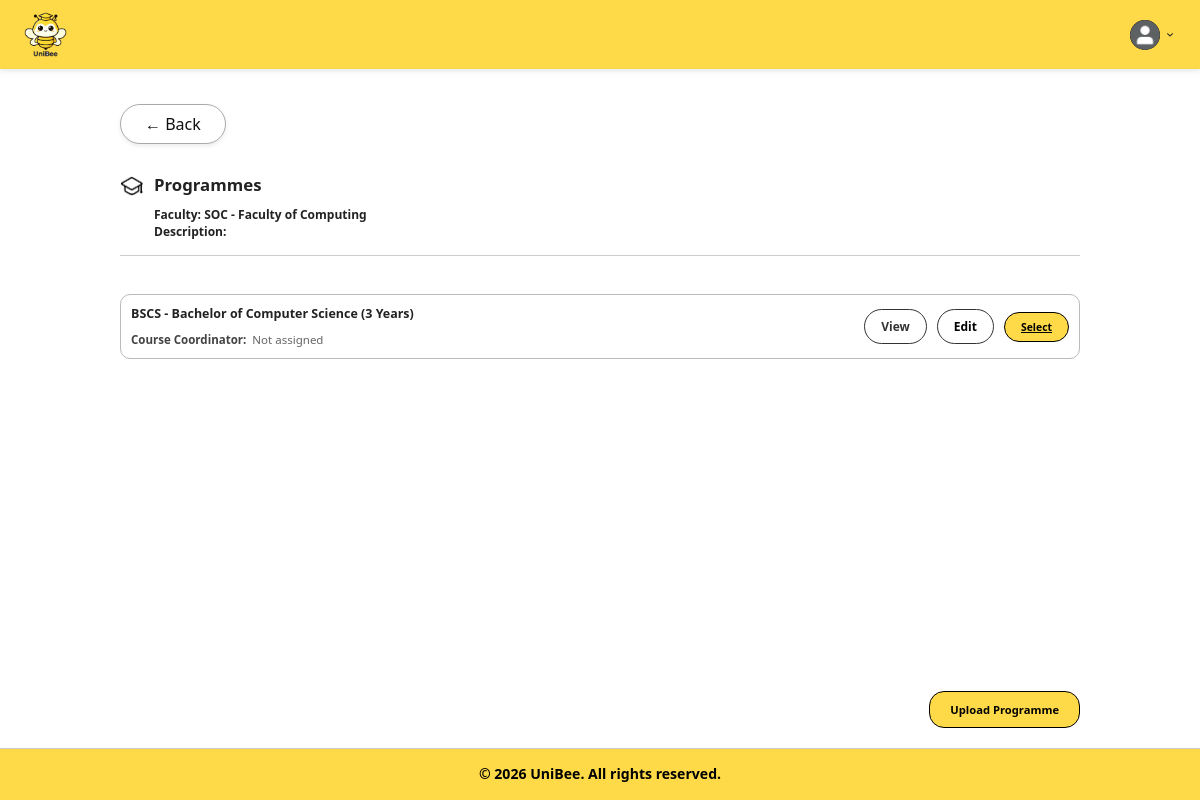
Screenshot of /boundary/uploadProgrammeListPage.php?facultyId=1 (signed in) with the database file from the repository.
### tables this page shows
CREATE TABLE Faculties (
    id INT PRIMARY KEY AUTO_INCREMENT,
    universityId INT NOT NULL,
    name VARCHAR(255) NOT NULL,
    code VARCHAR(50),
    description TEXT,
    createdAt DATETIME DEFAULT CURRENT_TIMESTAMP,
    updatedAt DATETIME DEFAULT CURRENT_TIMESTAMP ON UPDATE CURRENT_TIMESTAMP,
    FOREIGN KEY (universityId) REFERENCES Universities(id) ON DELETE CASCADE
);

CREATE TABLE Programmes (
    id INT PRIMARY KEY AUTO_INCREMENT,
    facultyId INT NOT NULL,
    courseCoordinatorId INT NULL,
    name VARCHAR(255) NOT NULL,
    code VARCHAR(50),
    durationYears INT,
    description TEXT,
    createdAt DATETIME DEFAULT CURRENT_TIMESTAMP,
    updatedAt DATETIME DEFAULT CURRENT_TIMESTAMP ON UPDATE CURRENT_TIMESTAMP,
    FOREIGN KEY (facultyId) REFERENCES Faculties(id) ON DELETE CASCADE,
    FOREIGN KEY (courseCoordinatorId) REFERENCES Users(id) ON DELETE SET NULL
);

### entity/faculties.php (called while the page is built, shortened)
<?php
class Faculties
{
    public function getFacultyById($facultyId, $universityId)
    {
        $database = new Database();
        $db = $database->connect();
        $sql = "SELECT
                id,
                universityId,
                name,
                code,
                description,
                createdAt,
                updatedAt
            FROM Faculties
            WHERE id = ?
            AND universityId = ?";
        $stmt = $db->prepare($sql);
        $stmt->execute([
            $facultyId,
            $universityId
        ]);
        return $stmt->fetch(PDO::FETCH_ASSOC);
    }
}

### controller/manageUniversityInformationController.php (called while the page is built, shortened)
<?php
require_once "../entity/faculties.php";
require_once "../entity/programmes.php";
class ManageUniversityInformationController
{
    private $faculties;
    private $programmes;
    public function __construct()
    {
        $this->faculties = new Faculties();
        $this->programmes = new Programmes();
    }
    public function getFacultyById($facultyId, $universityId)
    {
        return $this->faculties->getFacultyById($facultyId, $universityId);
    }
    public function getProgrammesByFaculty($facultyId)
    {
        return $this->programmes->getProgrammesByFaculty($facultyId);
    }
}

### entity/programmes.php (called while the page is built, shortened)
<?php
class Programmes
{
    public function getProgrammesByFaculty($facultyId)
    {
        $database = new Database();
        $db = $database->connect();
        $sql = "SELECT
                    p.id,
                    p.facultyId,
                    p.courseCoordinatorId,
                    p.name,
                    p.code,
                    p.durationYears,
                    p.description,
                    p.createdAt,
                    p.updatedAt,
                    u.fullName AS courseCoordinatorName,
                    u.email AS courseCoordinatorEmail
                FROM Programmes p
                LEFT JOIN Users u
                    ON p.courseCoordinatorId = u.id
                WHERE p.facultyId = ?
                ORDER BY p.id ASC";
        $stmt = $db->prepare($sql);
        $stmt->execute([$facultyId]);
        return $stmt->fetchAll(PDO::FETCH_ASSOC);
    }
}

### boundary/uploadProgrammeListPage.php (the view, shortened to what this page needs)
<?php
require_once "../controller/manageUniversityInformationController.php";
$facultyId = isset($_GET['facultyId']) ? (int) $_GET['facultyId'] : 0;
$universityId = $_SESSION['university_id'] ?? null;
$controller = new ManageUniversityInformationController();
$faculty = $controller->getFacultyById(
    $facultyId,
    $universityId
);
$programmes = $controller->getProgrammesByFaculty($facultyId);
?>
<!DOCTYPE html>
<html lang="en">
<head>
    <link rel="stylesheet" href="../style.css">
</head>
<body>
    <header class="header">
        <div class="logo-container">
            <img
                src="../images/uniBeeLogo.png"
                alt="UniBee Logo"
            >
        </div>
        <div class="dashboard-header-right">
            <div class="profile-dropdown">
                <div
                    class="profile-container"
                    onclick="toggleDropdown()"
                >
                    <img
                        src="../images/profilePic.png"
                        alt="Profile"
                        class="profile-icon"
                    >
                    <img
                        src="../images/dropdown.png"
                        alt="Menu"
                        class="dropdown-arrow"
                    >
                </div>
            </div>
        </div>
    </header>
    <main class="programme-list-page">
        <div class="profile-header">
            <a
                href="uploadFacultyListPage.php"
                class="btn-back"
            >
                &#8592; Back
            </a>
        </div>
        <section class="programme-header">
            <img
                src="../images/faculty.png"
                alt="Faculty"
            >
            <div>
                <h1> Programmes</h1>
                <p>
                    <strong>Faculty: <?php echo htmlspecialchars($faculty['code']); ?> - <?php echo htmlspecialchars($faculty['name']); ?></strong>
                    <br />
                    <strong>Description:</strong><br>
                </p>
            </div>
        </section>
        <?php if (empty($programmes)): ?>
            <div class="empty-message">
                No programme has been uploaded yet.
            </div>
        <?php else: ?>
            <div class="programme-list">
                <?php foreach ($programmes as $programme): ?>
                    <div class="programme-row">
                        <div class="programme-info">
                            <span class="programme-name">
                                <?php echo htmlspecialchars($programme['code']); ?>
                                -
                                <?php echo htmlspecialchars($programme['name']); ?>
                                (<?php echo htmlspecialchars($programme['durationYears']); ?> Years)
                            </span>
                            <div class="programme-coordinator">
                                <strong>Course Coordinator:</strong>
                                <?php
                                echo htmlspecialchars(
                                    $programme['courseCoordinatorName'] ?? 'Not assigned'
                                );
                                ?>
                            </div>
                        </div>
                        <div class="programme-actions">
                            <button
                                type="button"
                                class="action-button view-button"
                                onclick="openViewProgramme(this)"
                                data-code="<?php echo htmlspecialchars($programme['code'] ?? '', ENT_QUOTES, 'UTF-8'); ?>"
                                data-name="<?php echo htmlspecialchars($programme['name'] ?? '', ENT_QUOTES, 'UTF-8'); ?>"
                                data-duration="<?php echo htmlspecialchars($programme['durationYears'] ?? '', ENT_QUOTES, 'UTF-8'); ?>"
                                data-description="<?php echo htmlspecialchars($programme['description'] ?? '', ENT_QUOTES, 'UTF-8'); ?>"
                                data-faculty="<?php echo htmlspecialchars(($faculty['code'] ?? '') . ' - ' . ($faculty['name'] ?? ''), ENT_QUOTES, 'UTF-8'); ?>"
                                data-coordinator="<?php echo htmlspecialchars($programme['courseCoordinatorName'] ?? 'Not assigned', ENT_QUOTES, 'UTF-8'); ?>"
                                data-email="<?php echo htmlspecialchars($programme['courseCoordinatorEmail'] ?? '', ENT_QUOTES, 'UTF-8'); ?>"
                            >
                                View
                            </button>
                                <button
                                    type="button"
                                    class="action-button edit-button"
                                    onclick="openEditProgramme(this)"
                                    data-id="<?php echo htmlspecialchars($programme['id']); ?>"
                                    data-name="<?php echo htmlspecialchars($programme['name'], ENT_QUOTES, 'UTF-8'); ?>"
                                    data-code="<?php echo htmlspecialchars($programme['code'], ENT_QUOTES, 'UTF-8'); ?>"
                                    data-duration="<?php echo htmlspecialchars($programme['durationYears']); ?>"
                                    data-description="<?php echo htmlspecialchars($programme['description'] ?? '', ENT_QUOTES, 'UTF-8'); ?>"
                                    data-coordinator="<?php echo htmlspecialchars($programme['courseCoordinatorId'] ?? ''); ?>"
                                >
                                    Edit
                                </button>
                            <a href="uploadModuleListPage.php?programmeId=<?php echo urlencode($programme['id']); ?>&facultyId=<?php echo urlencode($facultyId); ?>"
                               class="select-button">
                                Select
                            </a>
                        </div>
                    </div>
                <?php endforeach; ?>
            </div>
        <?php endif; ?>
        <div class="upload-programme-container">
            <a href="uploadListPage.php?type=programme&facultyId=<?php echo urlencode($facultyId); ?>" class="upload-programme-button">
                Upload Programme
            </a>
        </div>
    </main>
    <footer>
        <div class="footer-bottom-bar">
            &copy; 2026 UniBee. All rights reserved.
        </div>
    </footer>
</body>
</html>

### boundary/uploadProgrammeListPage.php (style rules this page uses)
.programme-info { display: flex; flex-direction: column; align-items: flex-start; gap: 3px; min-width: 0; }
.programme-name { font-size: 0.78rem; font-weight: 700; color: #222222; line-height: 1.5; }
.programme-coordinator { font-size: 0.72rem; font-weight: 400; color: #666666; line-height: 1.5; }
.programme-coordinator strong { color: #444444; font-weight: 600; margin-right: 3px; }
.programme-list-page .programme-row { padding: 10px; border: 1px solid #bbb; border-radius: 10px; box-shadow: none; gap: 16px; }
.programme-actions { display: flex; align-items: center; gap: 8px; flex-shrink: 0; }
.action-button { padding: 8px 16px; border: 1px solid #333; border-radius: 20px; background: white; font-size: 0.75rem; font-weight: 600; cursor: pointer; }
.view-button { color: #333; }
.programme-actions { display: flex; align-items: center; gap: 10px; }

### rows the page displays
faculties: code "SOC", name "Faculty of Computing"
programmes: code "BSCS", name "Bachelor of Computer Science", durationYears "3", courseCoordinatorName "Not assigned"
